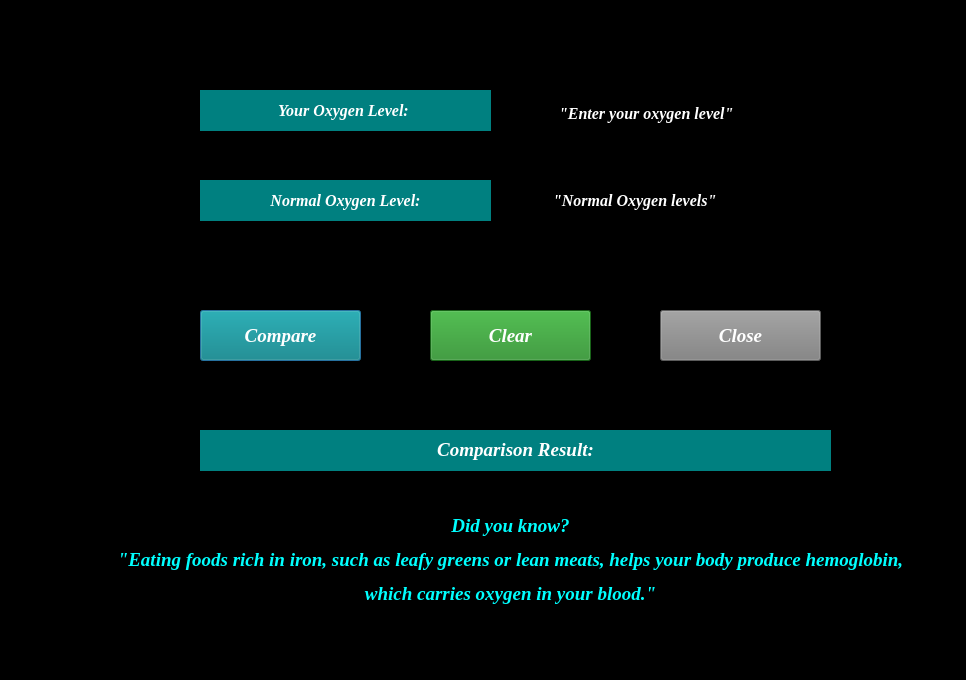
<?xml version="1.0" encoding="UTF-8"?>
<ui version="4.0">
 <class>oxygenmonitordialog</class>
 <widget class="QDialog" name="oxygenmonitordialog">
  <property name="geometry">
   <rect>
    <x>0</x>
    <y>0</y>
    <width>966</width>
    <height>680</height>
   </rect>
  </property>
  <property name="windowTitle">
   <string>Dialog</string>
  </property>
  <property name="styleSheet">
   <string notr="true">background-color: black;
</string>
  </property>
  <widget class="QWidget" name="widget" native="true">
   <property name="geometry">
    <rect>
     <x>30</x>
     <y>20</y>
     <width>881</width>
     <height>631</height>
    </rect>
   </property>
   <widget class="QLabel" name="labelUserOxygenLevel">
    <property name="geometry">
     <rect>
      <x>170</x>
      <y>70</y>
      <width>291</width>
      <height>41</height>
     </rect>
    </property>
    <property name="font">
     <font>
      <family>Times New Roman</family>
      <pointsize>12</pointsize>
      <italic>true</italic>
      <bold>true</bold>
     </font>
    </property>
    <property name="styleSheet">
     <string notr="true">color: white;
background-color: teal;
</string>
    </property>
    <property name="text">
     <string>&lt;html&gt;&lt;head/&gt;&lt;body&gt;&lt;p align=&quot;center&quot;&gt;Your Oxygen Level: &lt;/p&gt;&lt;/body&gt;&lt;/html&gt;</string>
    </property>
   </widget>
   <widget class="QLabel" name="labelNormalOxygenLevel">
    <property name="geometry">
     <rect>
      <x>170</x>
      <y>160</y>
      <width>291</width>
      <height>41</height>
     </rect>
    </property>
    <property name="font">
     <font>
      <family>Times New Roman</family>
      <pointsize>12</pointsize>
      <italic>true</italic>
      <bold>true</bold>
     </font>
    </property>
    <property name="styleSheet">
     <string notr="true">color: white;
background-color: teal;
</string>
    </property>
    <property name="text">
     <string>&lt;html&gt;&lt;head/&gt;&lt;body&gt;&lt;p align=&quot;center&quot;&gt;Normal Oxygen Level:&lt;/p&gt;&lt;/body&gt;&lt;/html&gt;</string>
    </property>
   </widget>
   <widget class="QLabel" name="labelComparisonResult">
    <property name="geometry">
     <rect>
      <x>170</x>
      <y>410</y>
      <width>631</width>
      <height>41</height>
     </rect>
    </property>
    <property name="font">
     <font>
      <family>Times New Roman</family>
      <pointsize>14</pointsize>
      <italic>true</italic>
      <bold>true</bold>
     </font>
    </property>
    <property name="styleSheet">
     <string notr="true">color: white;
background-color: teal;
</string>
    </property>
    <property name="text">
     <string>&lt;html&gt;&lt;head/&gt;&lt;body&gt;&lt;p align=&quot;center&quot;&gt;Comparison Result:&lt;/p&gt;&lt;/body&gt;&lt;/html&gt;</string>
    </property>
   </widget>
   <widget class="QLineEdit" name="lineEditUserOxygenLevel">
    <property name="geometry">
     <rect>
      <x>522</x>
      <y>73</y>
      <width>291</width>
      <height>41</height>
     </rect>
    </property>
    <property name="font">
     <font>
      <family>Times New Roman</family>
      <pointsize>12</pointsize>
      <italic>true</italic>
      <bold>true</bold>
     </font>
    </property>
    <property name="styleSheet">
     <string notr="true">color: white;
background-color: black;
</string>
    </property>
    <property name="text">
     <string> &quot;Enter your oxygen level&quot;</string>
    </property>
   </widget>
   <widget class="QLineEdit" name="lineEditNormalOxygenLevel">
    <property name="geometry">
     <rect>
      <x>520</x>
      <y>160</y>
      <width>291</width>
      <height>41</height>
     </rect>
    </property>
    <property name="font">
     <font>
      <family>Times New Roman</family>
      <pointsize>12</pointsize>
      <italic>true</italic>
      <bold>true</bold>
     </font>
    </property>
    <property name="styleSheet">
     <string notr="true">color: white;
background-color: black;
</string>
    </property>
    <property name="text">
     <string>&quot;Normal Oxygen levels&quot;</string>
    </property>
   </widget>
   <widget class="QPushButton" name="buttonCompare">
    <property name="geometry">
     <rect>
      <x>170</x>
      <y>290</y>
      <width>161</width>
      <height>51</height>
     </rect>
    </property>
    <property name="font">
     <font>
      <family>Times New Roman</family>
      <pointsize>14</pointsize>
      <italic>true</italic>
      <bold>true</bold>
     </font>
    </property>
    <property name="styleSheet">
     <string notr="true">color: white;
background-color: teal;
</string>
    </property>
    <property name="text">
     <string>Compare</string>
    </property>
   </widget>
   <widget class="QPushButton" name="buttonClose">
    <property name="geometry">
     <rect>
      <x>630</x>
      <y>290</y>
      <width>161</width>
      <height>51</height>
     </rect>
    </property>
    <property name="font">
     <font>
      <family>Times New Roman</family>
      <pointsize>14</pointsize>
      <italic>true</italic>
      <bold>true</bold>
     </font>
    </property>
    <property name="styleSheet">
     <string notr="true">color: white;
background-color: grey;
</string>
    </property>
    <property name="text">
     <string>Close</string>
    </property>
   </widget>
   <widget class="QPushButton" name="buttonClear">
    <property name="geometry">
     <rect>
      <x>400</x>
      <y>290</y>
      <width>161</width>
      <height>51</height>
     </rect>
    </property>
    <property name="font">
     <font>
      <family>Times New Roman</family>
      <pointsize>14</pointsize>
      <italic>true</italic>
      <bold>true</bold>
     </font>
    </property>
    <property name="styleSheet">
     <string notr="true">color: white;
background-color: forestgreen;
</string>
    </property>
    <property name="text">
     <string>Clear</string>
    </property>
   </widget>
   <widget class="QLabel" name="label">
    <property name="geometry">
     <rect>
      <x>80</x>
      <y>480</y>
      <width>801</width>
      <height>121</height>
     </rect>
    </property>
    <property name="font">
     <font>
      <family>Times New Roman</family>
      <pointsize>12</pointsize>
      <italic>true</italic>
      <bold>true</bold>
     </font>
    </property>
    <property name="styleSheet">
     <string notr="true">color: aqua;
background-color: black;
</string>
    </property>
    <property name="text">
     <string>&lt;html&gt;&lt;head/&gt;&lt;body&gt;&lt;p align=&quot;center&quot;&gt;&lt;span style=&quot; font-size:14pt;&quot;&gt;Did you know?&lt;/span&gt;&lt;/p&gt;&lt;p align=&quot;center&quot;&gt;&lt;span style=&quot; font-size:14pt;&quot;&gt;&amp;quot;Eating foods rich in iron, such as leafy greens or lean meats, helps your body produce hemoglobin,&lt;/span&gt;&lt;/p&gt;&lt;p align=&quot;center&quot;&gt;&lt;span style=&quot; font-size:14pt;&quot;&gt;which carries oxygen in your blood.&amp;quot;&lt;/span&gt;&lt;/p&gt;&lt;/body&gt;&lt;/html&gt;</string>
    </property>
   </widget>
  </widget>
 </widget>
 <resources/>
 <connections/>
</ui>
